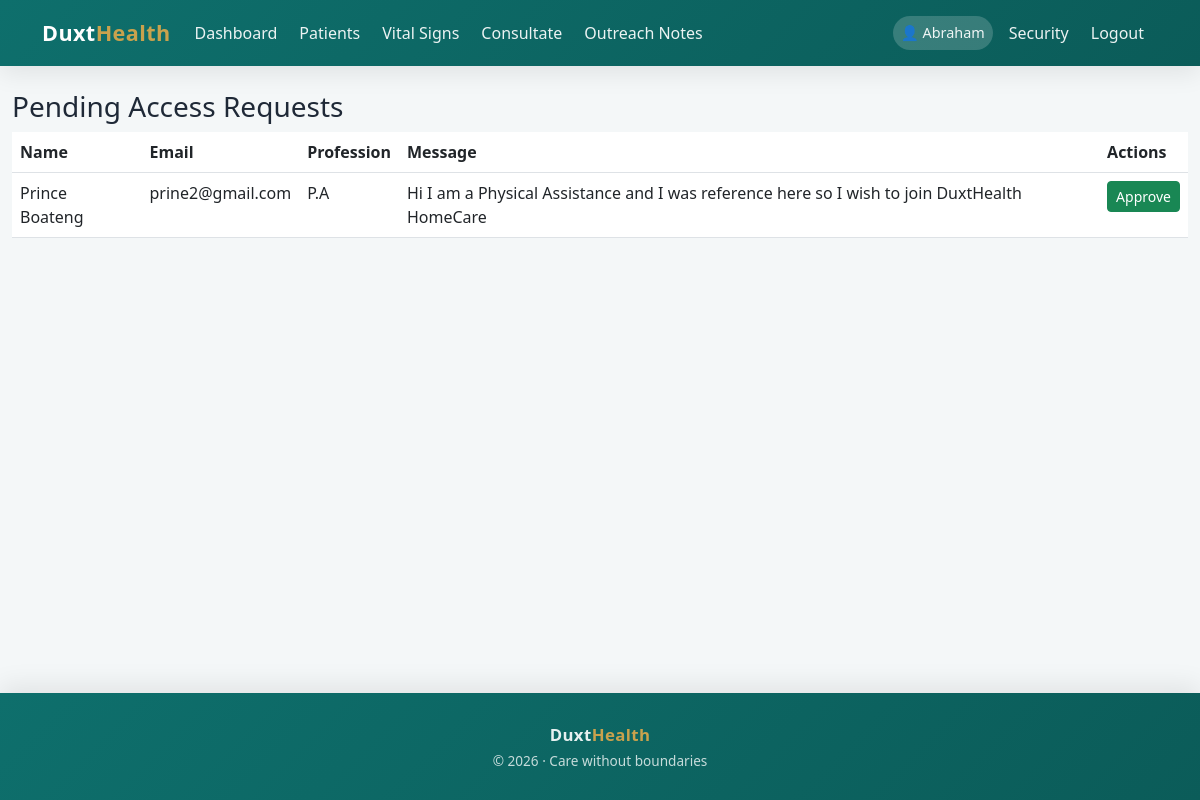
Page /accounts/admin/requests/ (signed in) on the committed database.
### accounts/models.py (models this page shows, shortened)
class AccessRequest(models.Model):
    full_name = models.CharField(max_length=100)
    email = models.EmailField(unique=True)
    profession = models.CharField(max_length=100)
    message = models.TextField(blank=True)
    is_approved = models.BooleanField(default=False)
    created_at = models.DateTimeField(auto_now_add=True)
    STATUS_CHOICES = [
    ('pending', 'Pending'),
    ('approved', 'Approved'),
    ('rejected', 'Rejected'),
    ]
    status = models.CharField(max_length=10, choices=STATUS_CHOICES, default='pending')

### accounts/views.py (the view)
# urls.py: path('admin/requests/', views.review_access_requests, name='review_access_requests'),
@user_passes_test(lambda u: u.is_staff)
@login_required
def review_access_requests(request):
    requests = AccessRequest.objects.filter(is_approved=False)
    return render(request, 'accounts/pending_requests.html', {'requests': requests})

### accounts/templates/accounts/pending_requests.html
{% extends 'base.html' %}
{% block content %}
<h3>Pending Access Requests</h3>
<table class="table">
    <thead>
        <tr>
            <th>Name</th>
            <th>Email</th>
            <th>Profession</th>
            <th>Message</th>
            <th>Actions</th>
        </tr>
    </thead>
    <tbody>
        {% for req in requests %}
        <tr>
            <td>{{ req.full_name }}</td>
            <td>{{ req.email }}</td>
            <td>{{ req.profession }}</td>
            <td>{{ req.message }}</td>
            <td>
                <a href="{% url 'approve_request' req.id %}" class="btn btn-success btn-sm">Approve</a>
            </td>
        </tr>
        {% empty %}
        <tr><td colspan="5">No pending requests.</td></tr>
        {% endfor %}
    </tbody>
</table>
{% endblock %}

### templates/base.html (shortened to what this page needs)
<!DOCTYPE html>
<html lang="en">
<head>
  <link href="https://cdn.jsdelivr.net/npm/bootstrap@5.3.0/dist/css/bootstrap.min.css" rel="stylesheet" />
</head>
<body>
<nav class="navbar navbar-expand-lg navbar-dark">
  <div class="container">
    <a class="navbar-brand" href="{% url 'homecare:home' %}">
      Duxt<span>Health</span>
    </a>
    <div class="collapse navbar-collapse" id="navbarNav">
      <ul class="navbar-nav">
        <li class="nav-item">
          <a class="nav-link" href="{% url 'home' %}">Dashboard</a>
        </li>
        <li class="nav-item">
          <a class="nav-link" href="{% url 'patient_list' %}">Patients</a>
        </li>
        <li class="nav-item">
          <a class="nav-link" href="{% url 'add_vitals' %}">Vital Signs</a>
        </li>
        <li class="nav-item">
          <a class="nav-link" href="{% url 'add_consultation' %}">Consultate</a>
        </li>
        <li class="nav-item">
          <a class="nav-link" href="{% url 'note' %}">Outreach Notes</a>
        </li>
      </ul>
      <ul class="navbar-nav ms-auto align-items-lg-center">
        {% if user.is_authenticated %}
          <li class="nav-item me-2">
            <span class="nav-link user-badge">👤 {{ user.first_name|capfirst }}</span>
          </li>
          <li class="nav-item">
            <a class="nav-link" href="{% url 'password_change' %}">Security</a>
          </li>
          <li class="nav-item">
            <a class="nav-link" href="{% url 'logout' %}">Logout</a>
          </li>
        {% endif %}
      </ul>
    </div>
  </div>
</nav>
<main class="container my-4">
  {% block content %}
  {% endblock %}
</main>
<footer class="footer text-center">
  <div class="container">
    <p class="mb-1 footer-brand">
      Duxt<span>Health</span>
    </p>
    <p class="footer-tagline mb-0">
      © 2026 · Care without boundaries
    </p>
  </div>
</footer>
</body>
</html>

### templates/base.html (style rules this page uses)
:root { --duxt-primary: #0E6F6C; --duxt-secondary: #7ED6C2; --duxt-gold: #C9A24D; --duxt-dark: #1F2937; --duxt-bg: #f4f7f8; --duxt-gradient: linear-gradient(135deg, #0E6F6C, #0b5c59); }
body { font-family: "Segoe UI", system-ui, -apple-system, BlinkMacSystemFont, sans-serif; background-color: var(--duxt-bg); color: var(--duxt-dark); min-height: 100vh; display: flex; flex-direction: column; }
.navbar { background: var(--duxt-gradient); box-shadow: 0 8px 24px rgba(0,0,0,.08); padding: 0.75rem 0; }
.navbar-brand { font-weight: 800; font-size: 1.35rem; letter-spacing: 0.4px; }
.navbar-brand span { color: var(--duxt-gold); }
.navbar-nav .nav-item { margin-right: 6px; }
.nav-link { color: rgba(255,255,255,.92) !important; font-weight: 500; padding: 8px 14px; position: relative; transition: all .25s ease; }
.nav-link::after { content: ""; position: absolute; left: 50%; bottom: 4px; width: 0; height: 2px; background: var(--duxt-secondary); transition: all .25s ease; transform: translateX(-50%); }
.user-badge { background: rgba(255,255,255,.18); padding: 6px 14px; border-radius: 999px; font-size: 0.9rem; white-space: nowrap; }
main.container { max-width: 1200px; flex: 1; }
footer.footer { background: var(--duxt-gradient); color: rgba(255,255,255,.9); padding: 1.8rem 0; box-shadow: 0 -8px 24px rgba(0,0,0,.08); }
.footer-brand { font-weight: 700; font-size: 1.05rem; letter-spacing: 0.4px; }
.footer-brand span { color: var(--duxt-gold); }
.footer-tagline { font-size: 0.85rem; opacity: 0.85; }

### rows in the picture
AccessRequest: full_name "Prince Boateng", email "prine2@gmail.com", profession "P.A", message "Hi I am a Physical Assistance and I was reference here so I wish to join DuxtHealth HomeCare"

### other values in the picture
{{ user.first_name|capfirst }} "Abraham"
